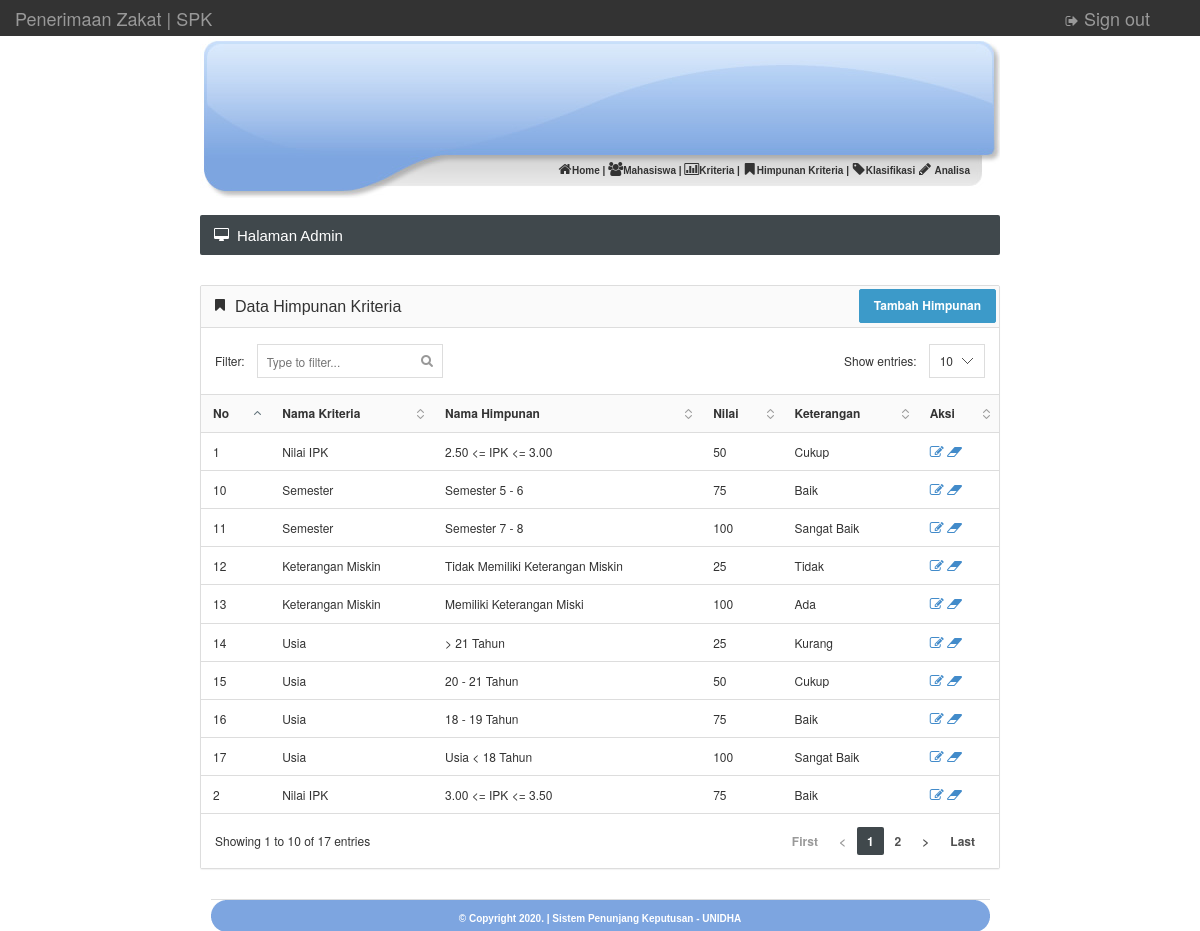
The page /admin/himpunan.php (signed in) on the database as committed earlier.
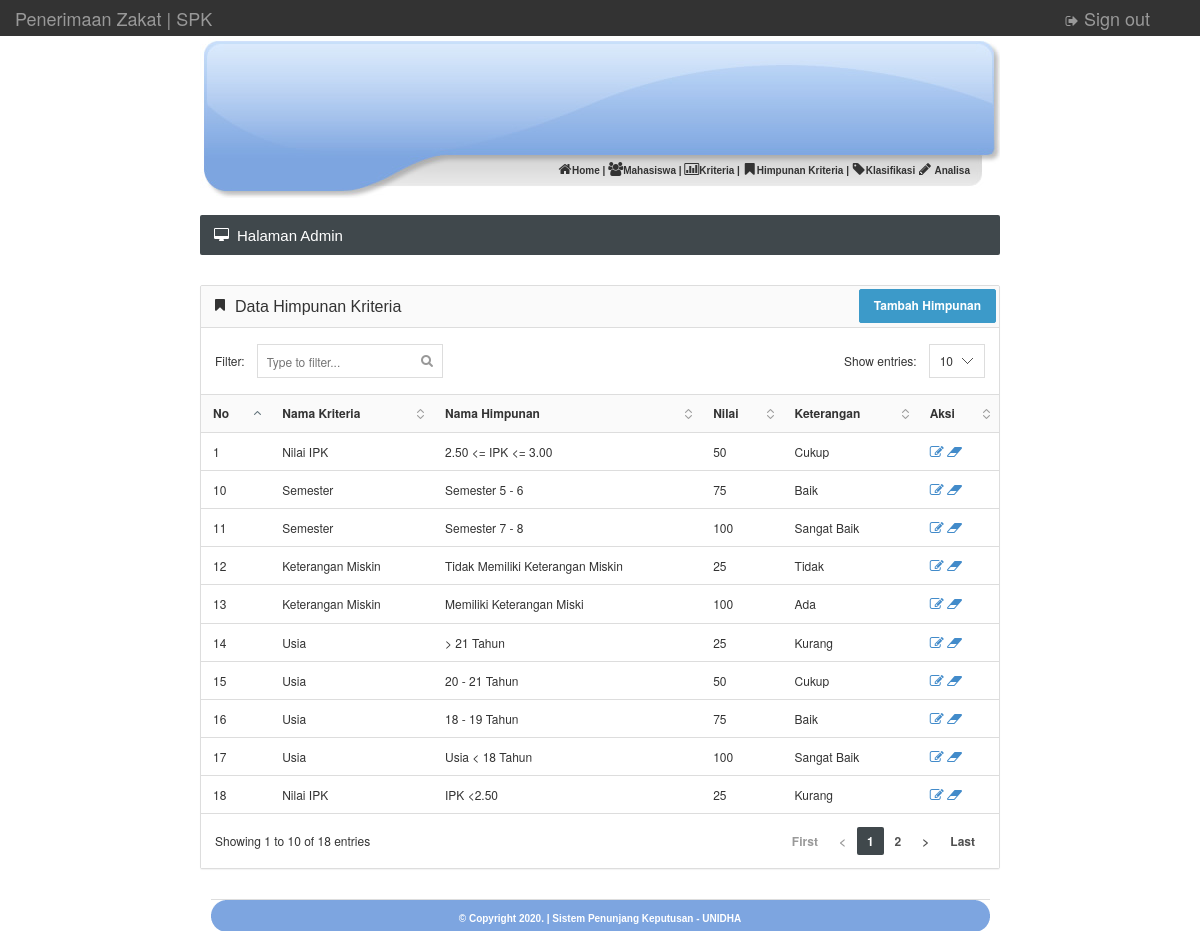
The same page on the database as committed later.
### tables this page shows
CREATE TABLE `himpunan` (
  `id_himpunan` int(5) NOT NULL AUTO_INCREMENT,
  `id_kriteria` int(5) NOT NULL,
  `namahimpunan` varchar(100) NOT NULL,
  `nilai` varchar(100) NOT NULL,
  `keterangan` varchar(100) NOT NULL,
  PRIMARY KEY (`id_himpunan`)
);

CREATE TABLE `kriteria` (
  `id_kriteria` int(5) NOT NULL AUTO_INCREMENT,
  `namakriteria` varchar(100) NOT NULL,
  `atribut` varchar(100) NOT NULL,
  PRIMARY KEY (`id_kriteria`)
);

### admin/himpunan.php (the view)
<?php
include "head.php";
?>
			<?php include "menu.php"; ?>
			</div>
		<br />
		<div id="content">
			<div class="page-title">
				<h5><i class="fa fa-desktop"></i> Halaman Admin</h5>
			</div>
			<div class="panel panel-default">
				<div class="panel-heading" align="right"><h6 class="panel-title"><i class="fa fa-bookmark"></i> Data Himpunan Kriteria</h6>
				<a href="himpunan_tambah.php"><input type="submit" value="Tambah Himpunan" class="btn btn-info"></a>
				</div>
				<div class="datatable">
					<table class="table table-hover">
						<thead>
							<tr>
								<th>No</th>
								<th>Nama Kriteria</th>
								<th>Nama Himpunan</th>
								<th>Nilai</th>
								<th>Keterangan</th>
								<th>Aksi</th>
							</tr>
						</thead>
						<tbody>
						<?php
						$nomor = 0;
						$hasil = mysql_query("SELECT * FROM himpunan, kriteria where himpunan.id_kriteria=kriteria.id_kriteria order by himpunan.id_himpunan asc");
						while ($dataku = mysql_fetch_array($hasil)) {
						?>
							<tr>
								<td><?php echo $nomor=$nomor+1;?></td>
								<td><?php echo $dataku['namakriteria']; ?></td>
								<td><?php echo $dataku['namahimpunan']; ?></td>
								<td><?php echo $dataku['nilai']; ?></td>
								<td><?php echo $dataku['keterangan']; ?></td>
								<td>
									<a href="himpunan_edit.php?id_himpunan=<?php echo $dataku['id_himpunan']; ?>">
									<i class='fa fa-edit'></i>
									</a>
									<a href="himpunan_hapus.php?id_himpunan=<?php echo $dataku['id_himpunan']; ?>">
									<i class='fa fa-eraser'></i>
									</a>
								</td>
							</tr>
						<?php }	?>
						</tbody>
					</table>
				</div>
			</div>
<?php include "footer.php" ?>

### admin/head.php (shortened to what this page needs)
<!DOCTYPE html>
<html xmlns="http://www.w3.org/1999/xhtml" xml:lang="en" lang="en">
<head>
	<link rel="stylesheet" href="../images/style.css" type="text/css" />
	<link rel="stylesheet" type="text/css" href="../css/bootstrap.min.css">
	<link rel="stylesheet" type="text/css" href="../css/brain-theme.css">
	<link rel="stylesheet" type="text/css" href="../css/styles.css">
	<link rel="stylesheet" type="text/css" href="../css/font-awesome.min.css">
	<link rel="stylesheet" type="text/css" href="../css/font.css">
</head>
<body>
	<div class="navbar navbar-inverse navbar-fixed-top" role="navigation">
		<div class="container-fluid">
			<div class="navbar-header">
				<a class="navbar-brand" href="index.php">Penerimaan Zakat | SPK</a>
			</div>
			<div class="navbar-right">
				<a class="navbar-brand" href="logout.php"><i class="fa fa-sign-out"></i> Sign out</a>
			</div>
		</div>
	</div>
	<div id="page" align="center">
		<div id="header">

### admin/menu.php
<div align="right" class="links_menu" id="menu">
	<a href="index.php"><i class="fa fa-home"></i>Home</a> |
	<a href="mahasiswa.php"><i class="fa fa-users"></i>Mahasiswa</a> |
	<a href="kriteria.php"><i class="fa fa-bar-chart-o"></i>Kriteria</a> |
	<a href="himpunan.php"><i class="fa fa-bookmark"></i>Himpunan Kriteria</a> |
	<a href="klasifikasi.php"><i class="fa fa-tag"></i>Klasifikasi</a>
	<a href="analisa.php"><i class="fa fa-pencil"></i> Analisa</a>
 </div>

### admin/footer.php (shortened to what this page needs)
<div class="footer">
		<b>&copy; Copyright <?php echo date("Y") ?>. | Sistem Penunjang Keputusan - UNIDHA</b>
			</div>
		</div>
	</div>
</body>
</html>

### images/style.css (style rules this page uses)
body { margin-top: 0px; margin-left: 0px; margin-right: 0px; margin-bottom: 0px; }
#header { width: 800px; position:relative; height: 162px; background-image:url(header.jpg); background-repeat:no-repeat; }
#menu { position:absolute; bottom: 20px; right: 30px; font-family: Verdana, Arial, Helvetica, sans-serif; font-size: 10px; font-weight: bold; }
#menu a { font-family: Verdana, Arial, Helvetica, sans-serif; font-size: 10px; font-weight: bold; color:#333333; text-decoration:none; }
#content { width: 800px; }
.footer { width: 779px; height: 32px; background-image:url(bg_footer.gif); background-repeat:no-repeat; clear:both; font-family: Verdana, Arial, Helvetica, sans-serif; font-size: 10px; font-weight: bold; color:#FFFFFF; }

### css/styles.css (style rules this page uses)
@media (min-width: 768px) { a, .btn, .caret, .close, .sidebar, .select2-choice abbr, .select2-highlighted, .ui-slider-range, .ui-datepicker-trigger, .ui-timepicker-list li, .checker span:after, .checker span, .navbar-toggle, .thumb-options, .select2-arrow b, .thumb-zoom img, .fc-button, .page-content { -webkit-transition: all 0.15s ease-in-out; -moz-transition: all 0.15s ease-in-out; -o-transition: all 0.15s ease-in-out; transition: all 0.15s ease-in-out; } }
.fa { position: relative; font-size: 14px; min-width: 14px; text-align: center; }
h1, h2, h3, h4, h5, h6, .navigation > li > a, .stats li span { font-family: 'Cuprum', sans-serif; font-weight: normal; }
.page-title { color: #fff; background-color: #40484C; -moz-box-shadow: 0 1px 0 #fff; -webkit-box-shadow: 0 1px 0 #FFF; box-shadow: 0 1px 0 #FFF; border-radius: 2px; margin-bottom: 30px; }
.page-title:after { content: ""; display: table; clear: both; }
.page-title h5 { margin: 0; float: left; display: block; font-size: 15px; padding: 13px 14px 12px 14px; line-height: 1; }
.dataTable { border-collapse: collapse; border-top: 1px solid #ddd; border-bottom: 1px solid #ddd; }
.dataTable thead th { background-color: #fafafa; cursor: pointer; }
.sorting { background: url('../images/interface/tables/sort_both.png') no-repeat 100%; padding-right: 24px!important; }
.sorting_asc { background: url('../images/interface/tables/sort_asc.png') no-repeat 100%; padding-right: 24px!important; }
.footer { padding: 12px 0; border-top: 1px solid #ddd; }

Rows that differ between the two databases and show on the page:
no longer on this page (row unchanged): himpunan: nomor "2", id_kriteria.namakriteria "Nilai IPK", namahimpunan "3.00 <= IPK <= 3.50", nilai "75", keterangan "Baik"
added himpunan: nomor "18", id_kriteria.namakriteria "Nilai IPK", namahimpunan "IPK <2.50", nilai "25", keterangan "Kurang"
Other text that changed with them:
text written by a page script: "Filter: Show entries: 10 Showing 1 to 10 of 17 entries First < 1 2 > Last" → "Filter: Show entries: 10 Showing 1 to 10 of 18 entries First < 1 2 > Last"
